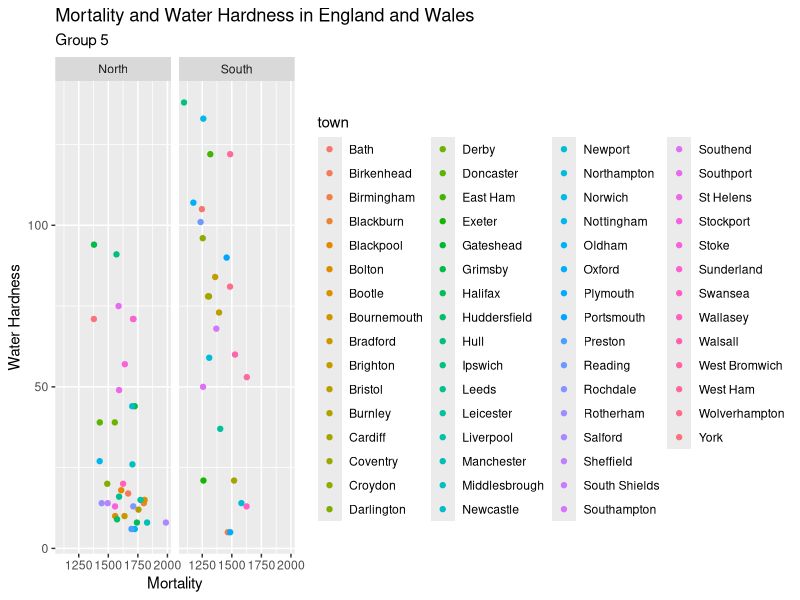
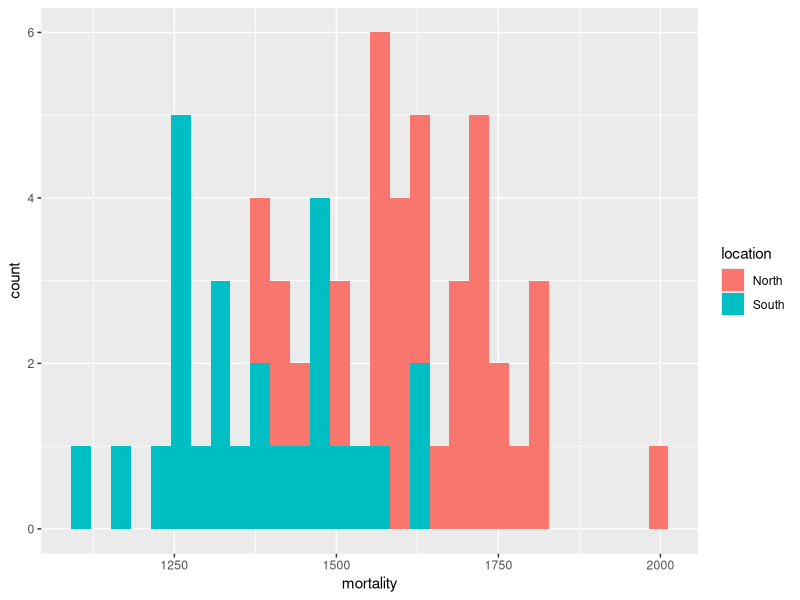
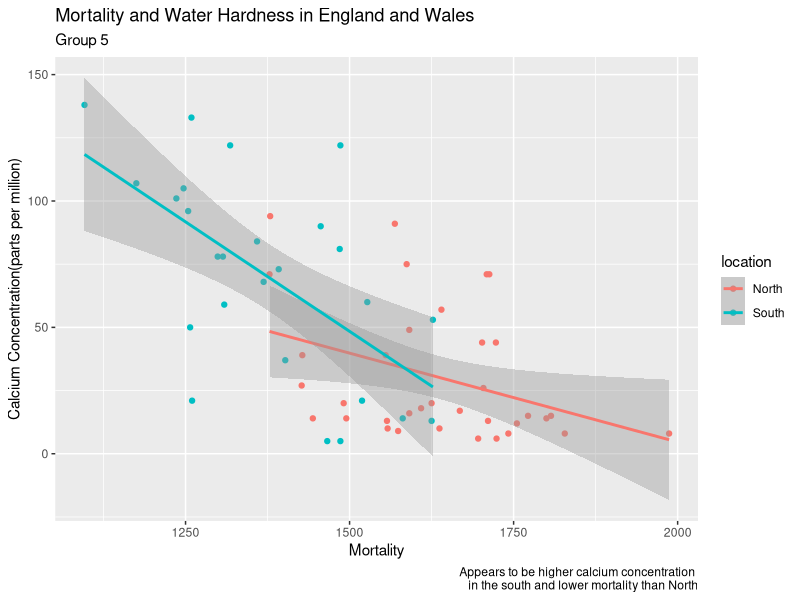
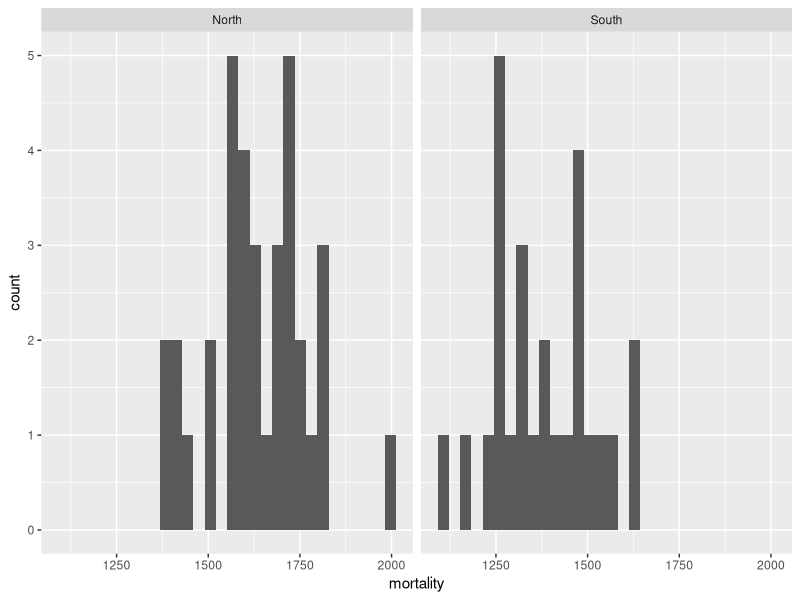
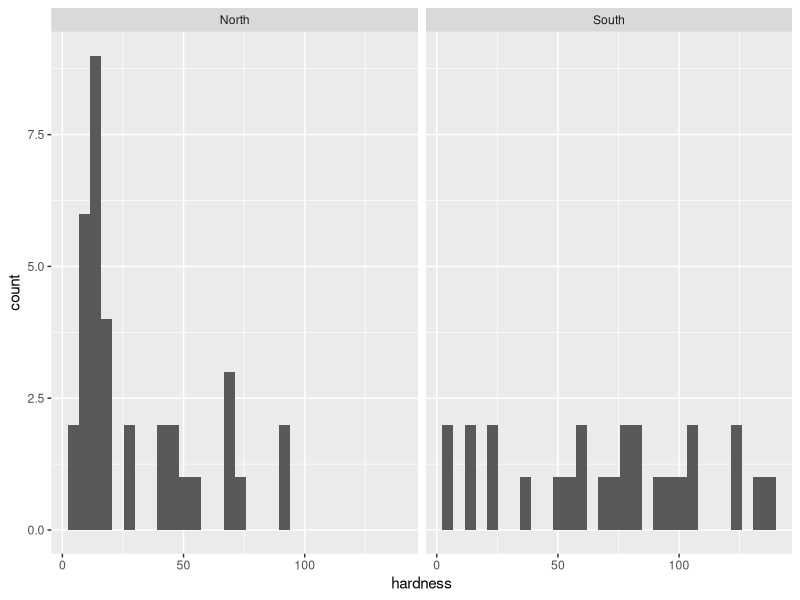
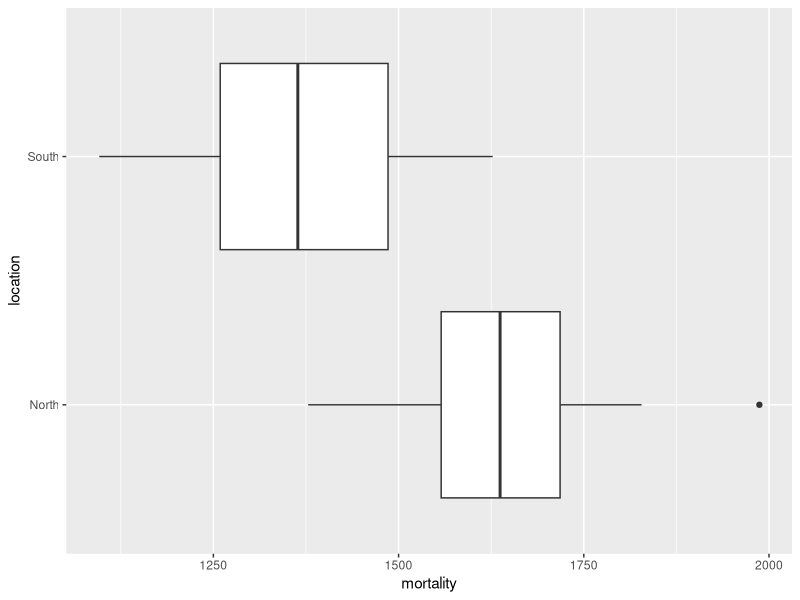
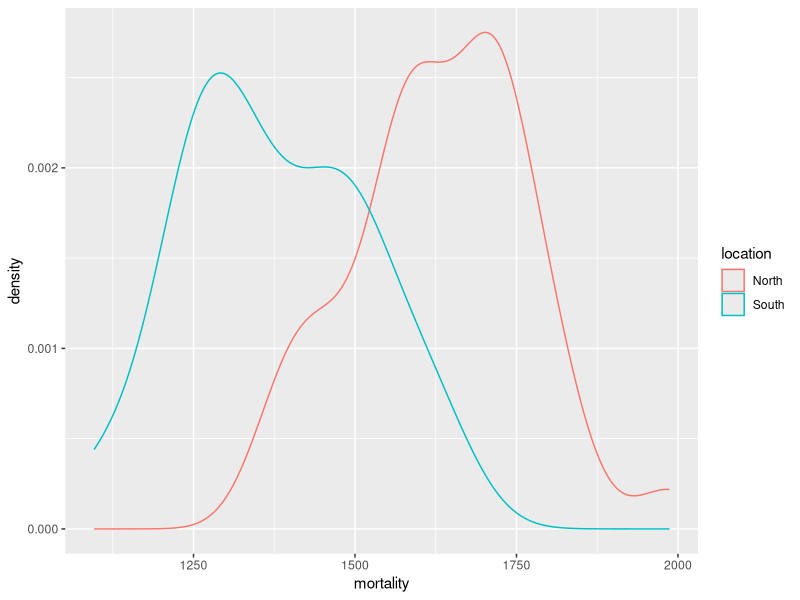
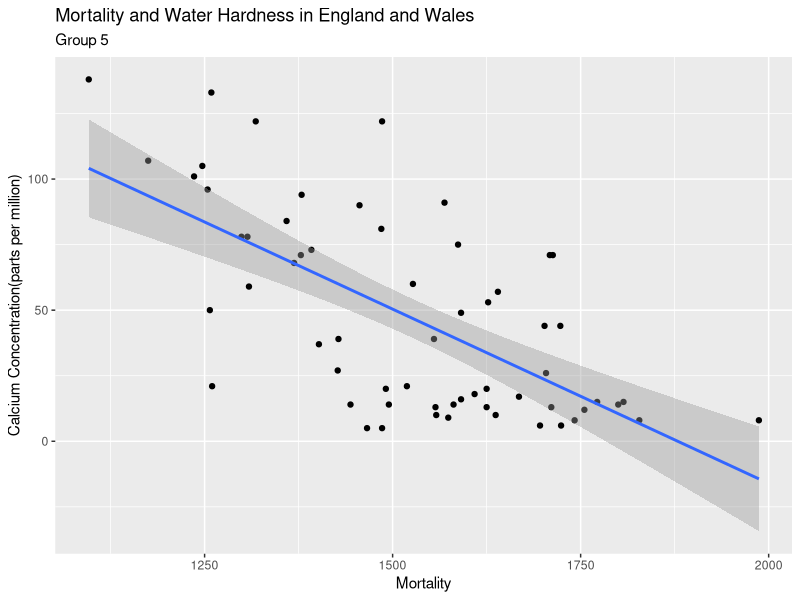

Here is the R script that generated these plots, in order:
library("HSAUR3")
library(ggplot2)
library(tidyverse)
data("water")

ggplot(data = water, aes(x = mortality, y = hardness, color = town)) +
  geom_point() +
  labs(
    title = "Mortality and Water Hardness in England and Wales",
    subtitle = "Group 5",
    x = "Mortality", y= "Water Hardness"
  ) +
  facet_wrap(~location)

ggplot(data = water, aes(x= mortality, fill = location)) +
  geom_histogram()

ggplot(data = water, aes(x = mortality, y = hardness, color = location)) +
  geom_point() +
  geom_smooth(method = 'lm') +
  labs(
    title = "Mortality and Water Hardness in England and Wales",
    subtitle = "Group 5",
    x = "Mortality", y= "Calcium Concentration(parts per million)",
    caption = "Appears to be higher calcium concentration 
    in the south and lower mortality than North"
  )

ggplot(data = water, aes(x= mortality)) +
  geom_histogram(bins = 30) +
  facet_wrap(~location)

ggplot(data = water, aes(x= hardness)) +
  geom_histogram(bins = 30) +
  facet_wrap(~location)

ggplot(data = water, aes(x = mortality, y = location)) +
  geom_boxplot()

ggplot(data = water, aes(x= mortality, color = location)) +
  geom_density()

ggplot(data = water, aes(x = mortality, y = hardness)) +
  geom_point() +
  geom_smooth(method = 'lm') +
  labs(
    title = "Mortality and Water Hardness in England and Wales",
    subtitle = "Group 5",
    x = "Mortality", y= "Calcium Concentration(parts per million)",
  )
